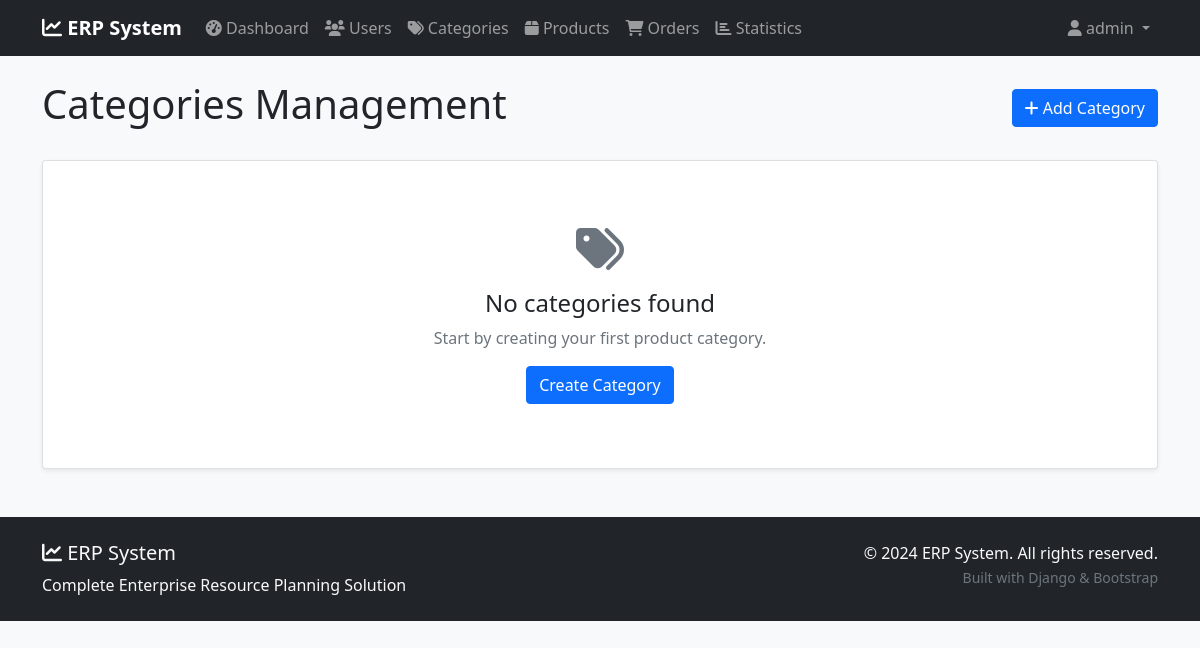
/categories/ (signed in), run on an earlier commit of the app's database.
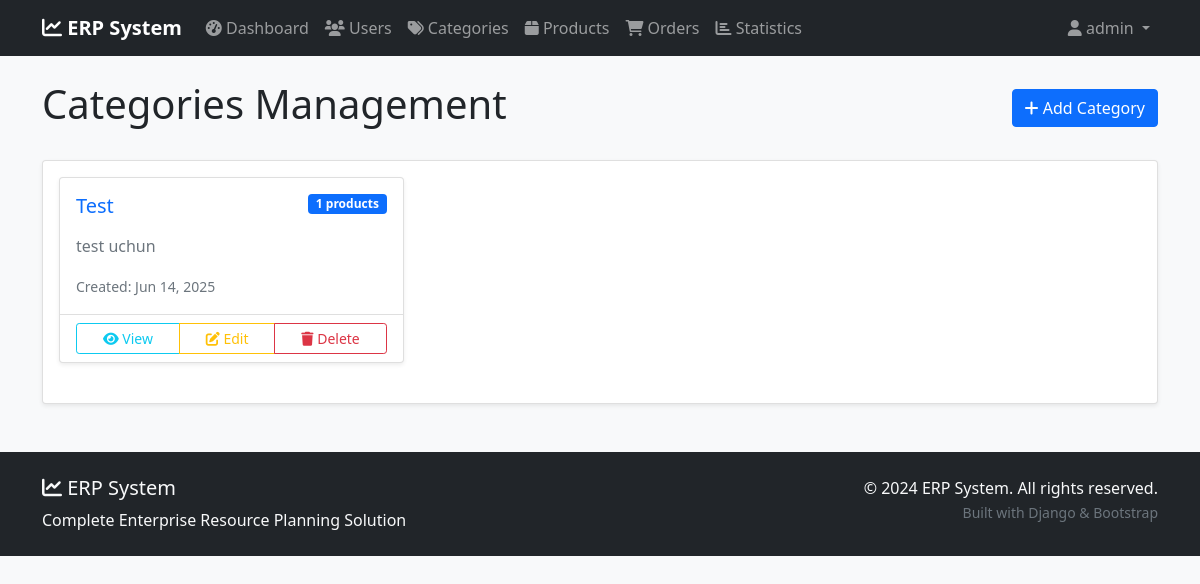
And on a later commit of the database.
### app/models.py (models this page shows, shortened)
class Category(models.Model):
    name = models.CharField(max_length=100)
    description = models.TextField(blank=True)
    created_at = models.DateTimeField(auto_now_add=True)
    class Meta:
        verbose_name_plural = "Categories"

### app/views.py (the view)
# urls.py: path('categories/', views.CategoryListView.as_view(), name='category-list'),
class CategoryListView(LoginRequiredMixin, ListView):
    model = Category
    template_name = 'app/category_list.html'
    context_object_name = 'categories'
    paginate_by = 12
    def get_queryset(self):
        return Category.objects.annotate(
            product_count=Count('product')
        ).order_by('-created_at')

### templates/app/category_list.html (shortened to what this page needs)
{% extends 'base.html' %}
{% block content %}
<div class="d-flex justify-content-between align-items-center mb-4">
    <h1>Categories Management</h1>
    <a href="{% url 'category-create' %}" class="btn btn-primary">
        <i class="fas fa-plus"></i> Add Category
    </a>
</div>
<div class="card">
    <div class="card-body">
        {% if categories %}
        <div class="row">
            {% for category in categories %}
            <div class="col-md-6 col-lg-4 mb-4">
                <div class="card h-100">
                    <div class="card-body">
                        <div class="d-flex justify-content-between align-items-start mb-2">
                            <h5 class="card-title">
                                <a href="{% url 'category-detail' category.pk %}" class="text-decoration-none">
                                    {{ category.name }}
                                </a>
                            </h5>
                            <span class="badge bg-primary">{{ category.product_count }} products</span>
                        </div>
                        <p class="card-text text-muted">
                            {% if category.description %}
                                {{ category.description|truncatewords:15 }}
                            {% else %}
                                No description available.
                            {% endif %}
                        </p>
                        <small class="text-muted">Created: {{ category.created_at|date:"M d, Y" }}</small>
                    </div>
                    <div class="card-footer bg-transparent">
                        <div class="btn-group w-100" role="group">
                            <a href="{% url 'category-detail' category.pk %}" class="btn btn-outline-info btn-sm">
                                <i class="fas fa-eye"></i> View
                            </a>
                            <a href="{% url 'category-update' category.pk %}" class="btn btn-outline-warning btn-sm">
                                <i class="fas fa-edit"></i> Edit
                            </a>
                            <a href="{% url 'category-delete' category.pk %}" class="btn btn-outline-danger btn-sm">
                                <i class="fas fa-trash"></i> Delete
                            </a>
                        </div>
                    </div>
                </div>
            </div>
            {% endfor %}
        </div>
        {% else %}
        <div class="text-center py-5">
            <i class="fas fa-tags fa-3x text-muted mb-3"></i>
            <h4>No categories found</h4>
            <p class="text-muted">Start by creating your first product category.</p>
            <a href="{% url 'category-create' %}" class="btn btn-primary">Create Category</a>
        </div>
        {% endif %}
    </div>
</div>
{% endblock %}

What changed in the data, as far as the page shows it:
added Category: name "Test", product_count "1", description "test uchun", created_at "Jun 14, 2025"
Also different on the page:
text no longer shown: "No categories found Start by creating your first product category. Create Category"
